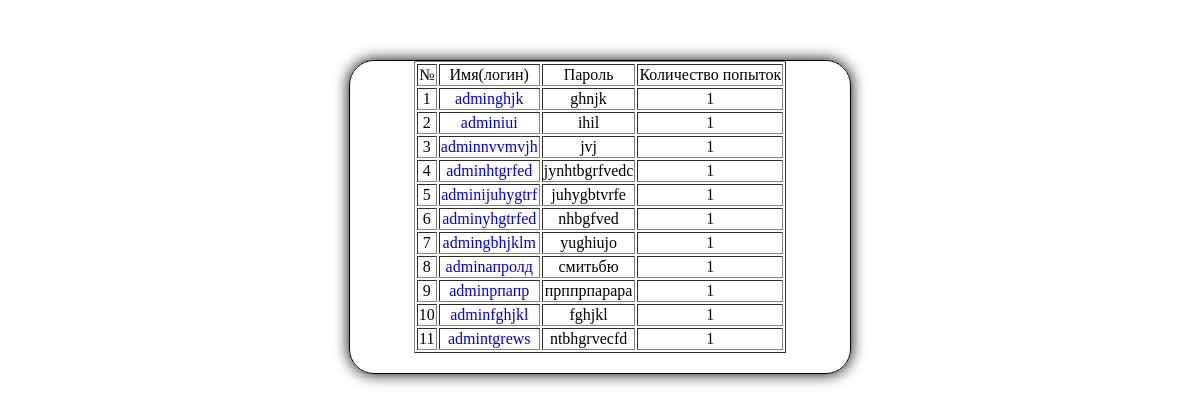
Page /admin/index.php on the earlier database version.
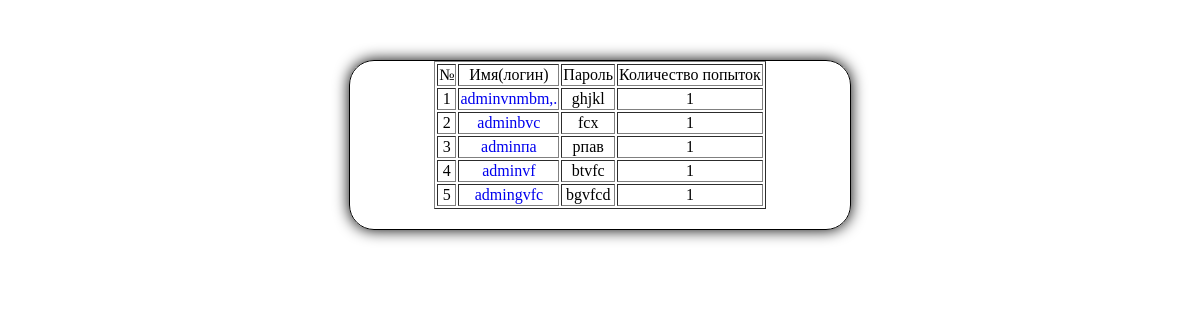
Same page on the later database version.
### tables this page shows
CREATE TABLE IF NOT EXISTS `users` (
  `id` int(11) NOT NULL AUTO_INCREMENT,
  `login` varchar(50) NOT NULL,
  `password` varchar(50) NOT NULL,
  `number_of_tries` int(11) NOT NULL,
  `number_of_helps` int(11) NOT NULL,
  PRIMARY KEY (`id`)
);

### admin/index.php (the view, shortened to what this page needs)
<!DOCTYPE html PUBLIC "-//W3C//DTD XHTML 1.0 Transitional//EN" "http://www.w3.org/TR/xhtml1/DTD/xhtml1-transitional.dtd">
<html xmlns="http://www.w3.org/1999/xhtml" xml:lang="en" lang="en">
<head>
<link rel="stylesheet" type="text/css" href="css/style.css" />
</head>
<body>
<div class="main">
<?php
$res = mysql_query("SELECT * FROM `u800560353_1`.`users`");
echo "<table border=1>";
echo "<tr><td>№</td><td>Имя(логин)</td><td>Пароль</td><td>Количество попыток</td></tr>";
while( $result = mysql_fetch_row($res) ) {
	echo "<tr><td>".$result[0]."</td><td><a href=\"userStat.php?userid=".$result[0]."&tryid=".$result[3]."\">".$result[1]."</a></td><td>".$result[2]."</td><td>".$result[3]."</td></tr>";
}
echo "</table>";
?>
</div>
</body>
</html>

### css/style.css (style rules this page uses)
body { text-align: center; height: auto; margin: auto; overflow-x: hidden; }
div.main { margin-top: 250px; margin: 5% auto auto; width: 500px; border-style: solid; border-width: 1px; box-shadow: 0 0 15px #000; -moz-box-shadow: 0 0 15px #000; -webkit-box-shadow: 0 0 15px #000; border-radius: 25px; padding-bottom: 20px; }
table { margin: auto; }
a { text-decoration: none; }

Differences in the rows shown:
removed users: id "6", login "adminyhgtrfed", password "nhbgfved", number_of_tries "1"
removed users: id "7", login "admingbhjklm", password "yughiujo", number_of_tries "1"
removed users: id "8", login "adminапролд", password "смитьбю", number_of_tries "1"
removed users: id "9", login "adminрпапр", password "прппрпарара", number_of_tries "1"
removed users: id "10", login "adminfghjkl", password "fghjkl", number_of_tries "1"
removed users: id "11", login "admintgrews", password "ntbhgrvecfd", number_of_tries "1"
changed users id 1: login "adminghjk" → "adminvnmbm,."; password "ghnjk" → "ghjkl"
changed users id 2: login "adminiui" → "adminbvc"; password "ihil" → "fcx"
changed users id 3: login "adminnvvmvjh" → "adminпа"; password "jvj" → "рпав"
changed users id 4: login "adminhtgrfed" → "adminvf"; password "jynhtbgrfvedc" → "btvfc"
changed users id 5: login "adminijuhygtrf" → "admingvfc"; password "juhygbtvrfe" → "bgvfcd"
